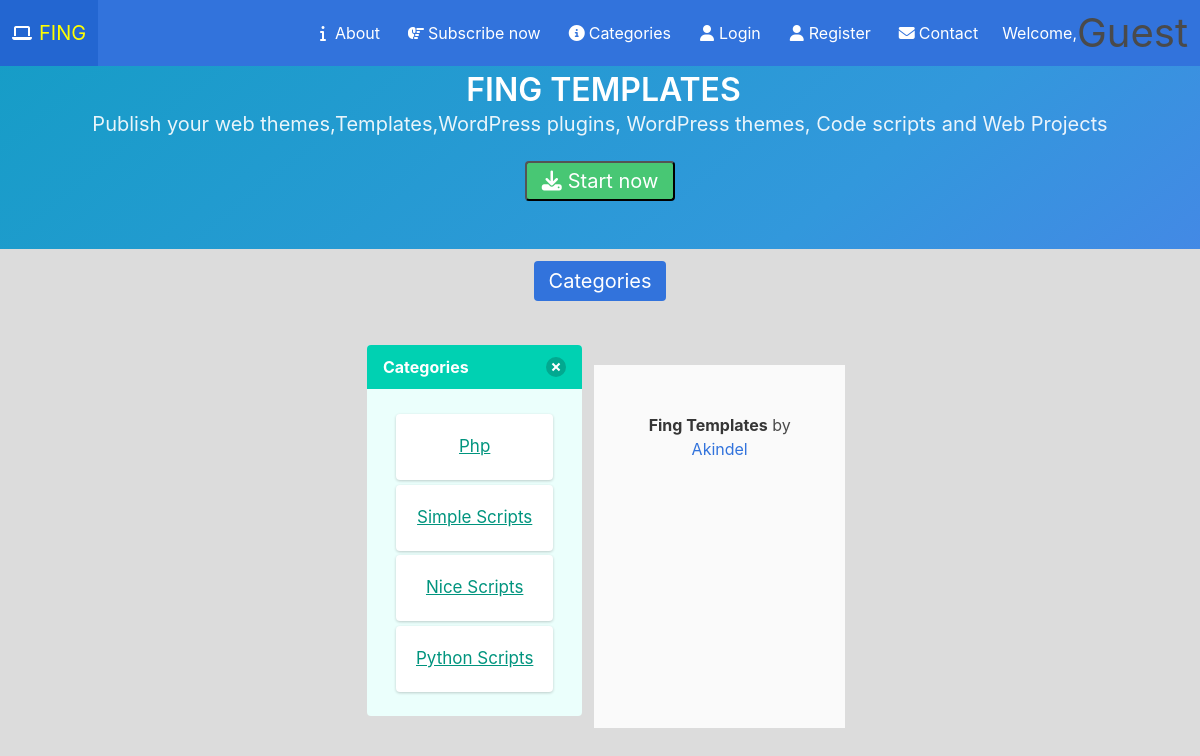
The page /categories on the database its author committed.
### project/models.py (models this page shows, shortened)
class Category(models.Model):
    name = models.CharField(max_length=32)

### project/views.py (the view, shortened to what this page needs)
# urls.py: path("categories", views.categories, name="categories"),
def categories(request):
    return render(request, "projects/categories.html", {
        'categories': Category.objects.all()
    })

### project/templates/projects/categories.html (shortened to what this page needs)
{% extends "projects/basic.html" %}
{% load static %}
{% block body %}
{% block title %}
<div class="columns is-mobile is-centered">
    <div class="field is-grouped is-grouped-multiline">
        <div class="control"><span class="tag is-link is-large">
            Categories
        </span></div>
        </div></div>
{% endblock %}
<link rel="stylesheet" href="{% static 'css/kanban.css' %}">
<section class="container">
<div class="level-item">
<div class="columns is-multiline is-centered cards-container" id="sectioncontainer">
  <div class="column is-narrow">
        <article class="message is-primary">
            <div class="message-header">
                <p>Categories</p>
                <button class="delete" aria-label="delete"></button>
            </div>
            <div class="message-body">
    {% for category in categories %}
                <div class="board-item">
 <a href="{% url 'filter' category.name %}" class="link">
                    <div class="board-item-content">
  <span>
  {{ category.name|title }}
                    </span>
                    </div>
                    </a>
                </div>
    {% endfor %}
{% endblock %}

### project/static/css/index.css (style rules this page uses)
html, body { font-family: -apple-system, BlinkMacSystemFont, "Segoe UI", Roboto, Oxygen-Sans, Ubuntu, Cantarell, "Helvetica Neue", sans-serif; background: #DCDCDC; }
.container { max-width: 95%; }

### project/static/css/kanban.css (style rules this page uses)
#sectioncontainer { margin-top: 20px; }
.cards-container { max-width: 95%; }
.board-item { margin: 5px 0; will-change: transform; }
.board-item-content { word-break: break-all; position: relative; padding: 20px; background: #fff; border-radius: 4px; font-size: 17px; text-align: center; cursor: pointer; -webkit-box-shadow: 0px 1px 3px 0 rgba(0,0,0,0.2); box-shadow: 0px 1px 3px 0 rgba(0,0,0,0.2); margin: 5px; }
.delete { pointer-events: auto; }

### project/templates/projects/categories.html (style rules this page uses)
a,.link { text-decoration: none; }

### rows shown on the page
Category: name "Php"
Category: name "Simple Scripts"
Category: name "Nice Scripts"
Category: name "Python Scripts"
